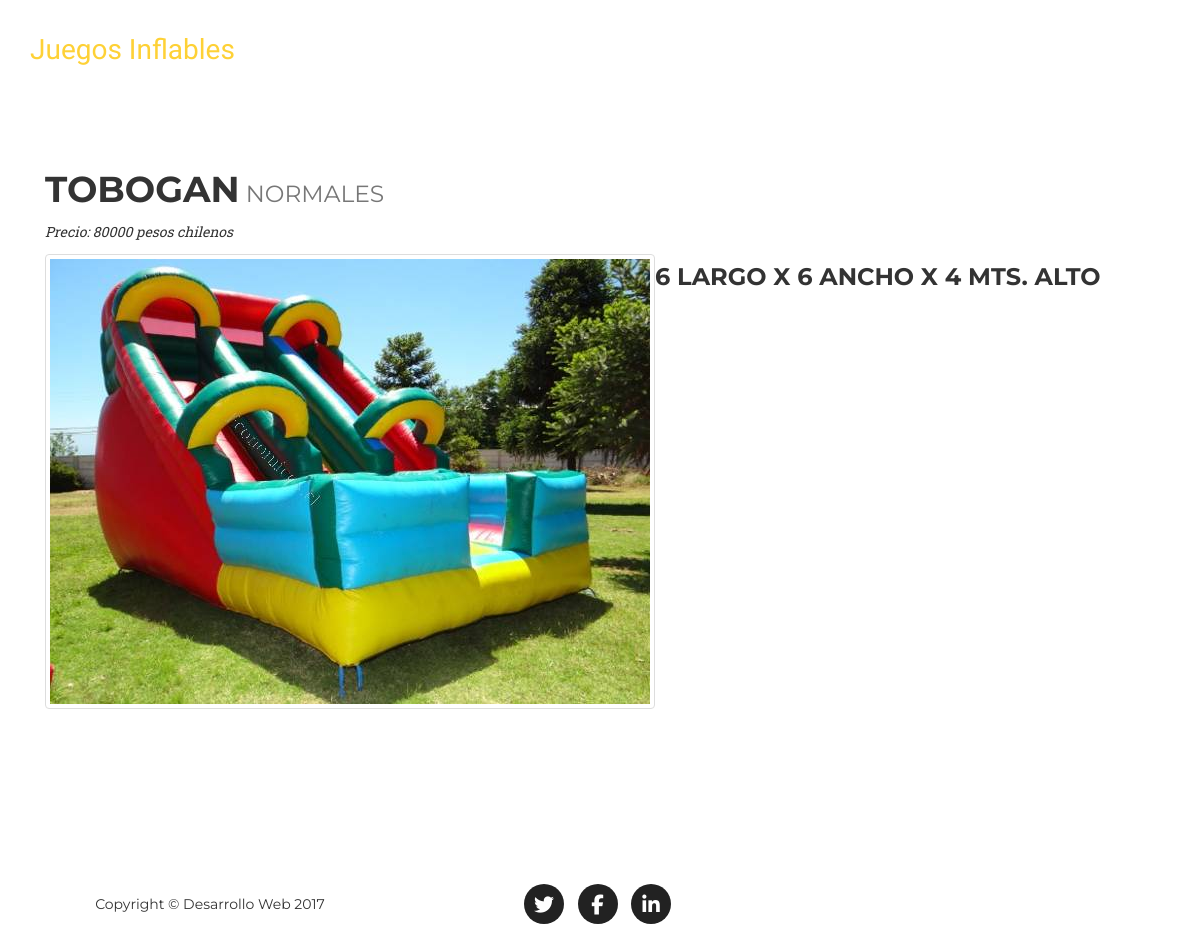
Page /noticia/edit/1 on the committed database.
### juegos/models.py (models this page shows, shortened)
class JuegosInflables(models.Model):
    name = models.CharField(max_length=20)
    precio = models.IntegerField()
    indicaciones = models.TextField()
    duracion = models.CharField(max_length=20)
    foto=models.ImageField()
    category = models.ForeignKey(Category)
    sort_order = models.IntegerField()
    created = models.DateTimeField(auto_now_add=True)
    modified = models.DateTimeField(auto_now=True)

class Category(models.Model):
    name = models.CharField(max_length=144)
    sort_order = models.IntegerField()
    created = models.DateTimeField(auto_now_add=True)
    modified = models.DateTimeField(auto_now=True)

### juegos/views.py (the view)
# urls.py: url(r'^edit/(?P<pk>\d+)$', views.noticia_update, name='noticia_edit'),
def noticia_update(request, pk) :
    data = {}
    data['object_list'] = JuegosInflables.objects.filter(pk=pk)
    template_name = 'noticia/noticia_detalle.html'
    return render(request, template_name, data)

### templates/noticia/noticia_detalle.html (shortened to what this page needs)
{% extends 'home.html' %}
{% block content %}
{% load staticfiles %}
  <section>
    <div class="container">
      <div class="col-lg-12">
      {% for juegosinflables in object_list|slice:":1" %}
        <h1>{{juegosinflables.name}}<small> {{juegosinflables.category.name}}</small></h1>
        <p><em>Precio: {{juegosinflables.precio}} pesos chilenos</em></p>
        <img src="{{ juegosinflables.foto.url }}" alt="" class="img-responsive img-thumbnail pull-left img-margin-right">
        <h3>{{juegosinflables.indicaciones}}</h3>
        {% endfor %}
      </div>
    </div>
  </section>
  {% endblock %}

### static/css/stylo.css (style rules this page uses)
body { overflow-x: hidden; font-family: "Roboto Slab", "Helvetica Neue", Helvetica, Arial, sans-serif; }
p { font-size: 14px; line-height: 1.75; }
h1, h2, h3, h4, h5, h6 { font-family: "Montserrat", "Helvetica Neue", Helvetica, Arial, sans-serif; text-transform: uppercase; font-weight: 700; }
section { padding: 100px 0; }
@media (min-width: 768px) { section { padding: 150px 0; } }
body { webkit-tap-highlight-color: #fed136; }

### rows in the picture
JuegosInflables: name "TOBOGAN", category.name "NORMALES", precio "80000", foto (picture), indicaciones "6 LARGO X 6 ANCHO X 4 MTS. ALTO"
